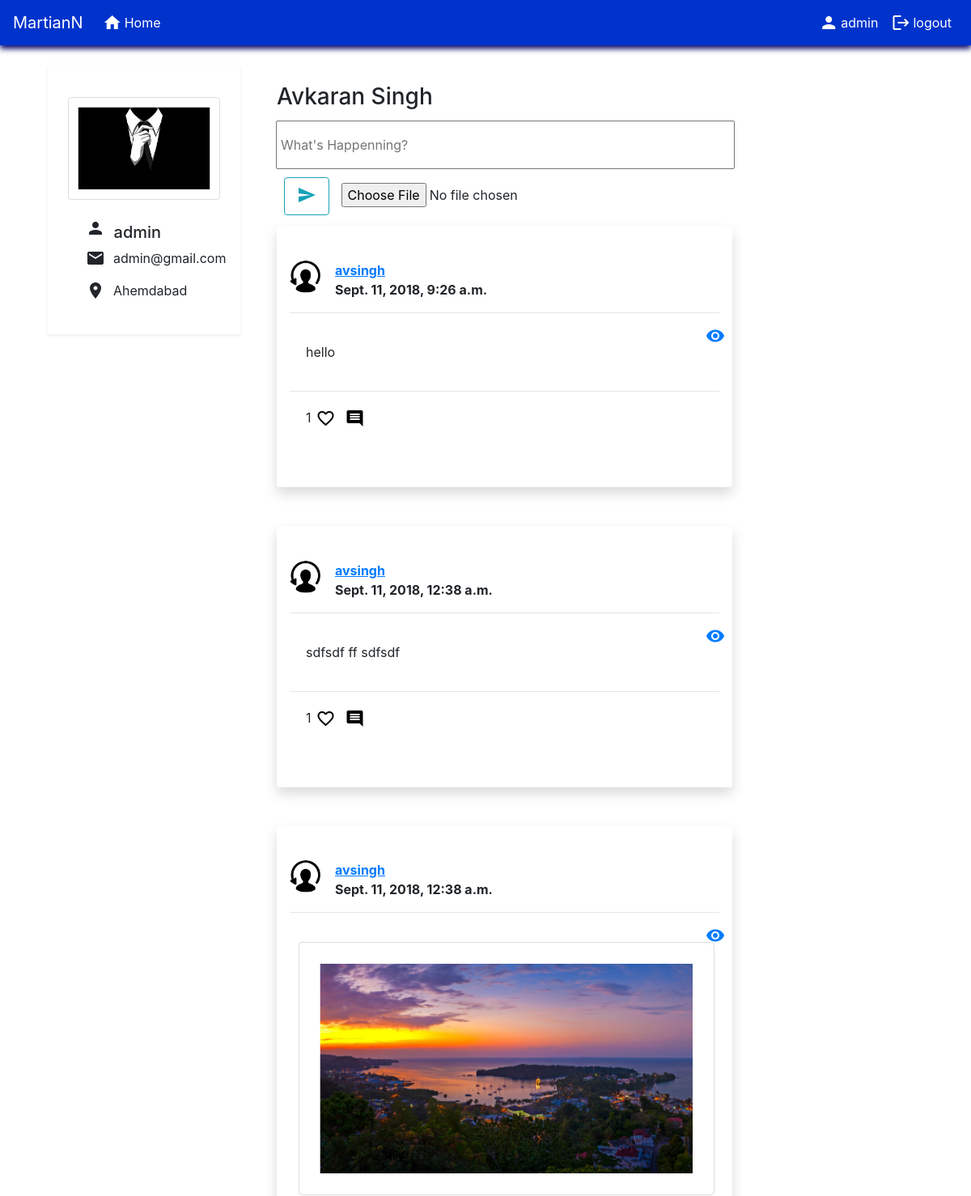
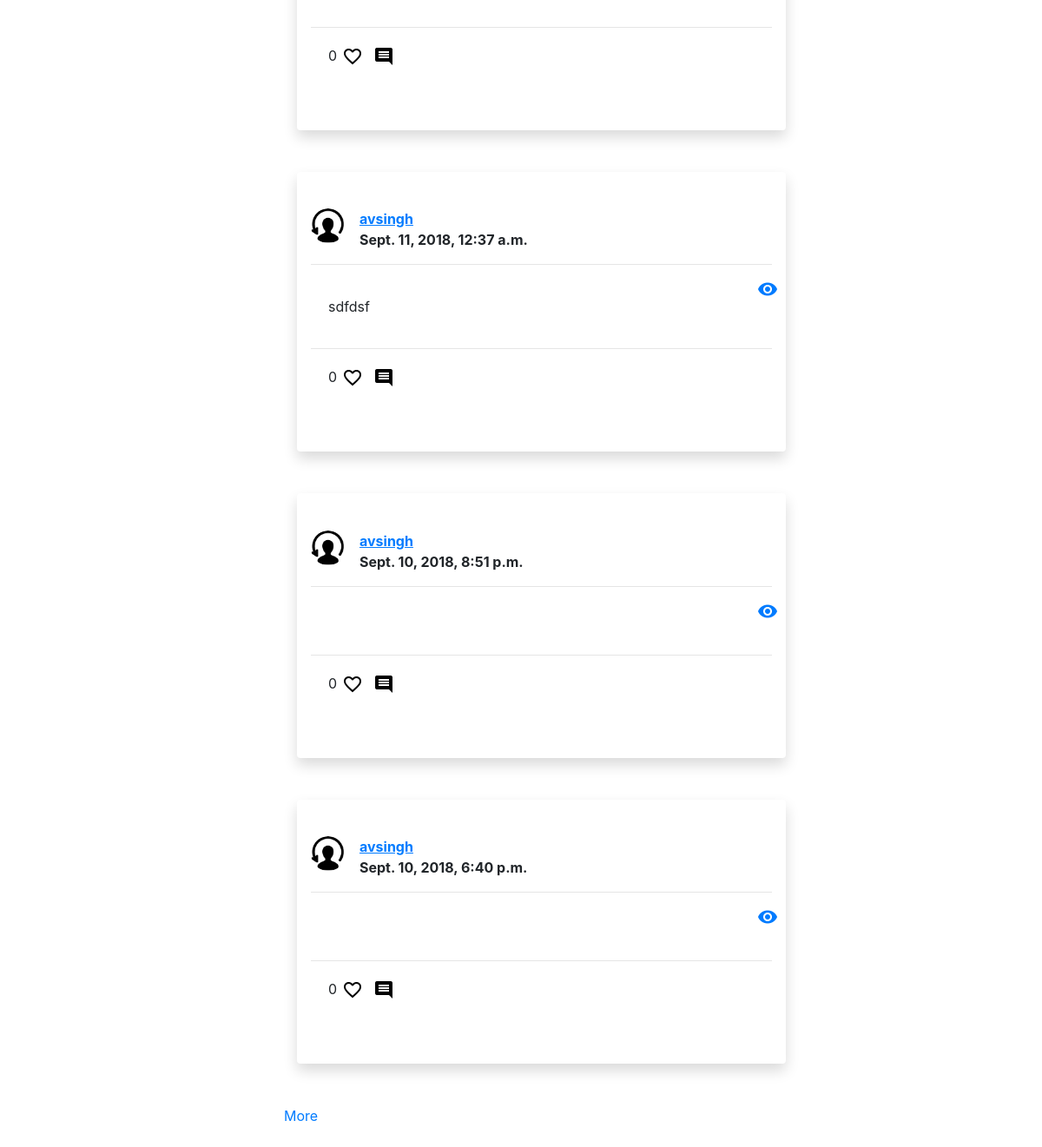
Page /Myprofile/ (signed in) on the earlier database version (2 pictures, top to bottom).
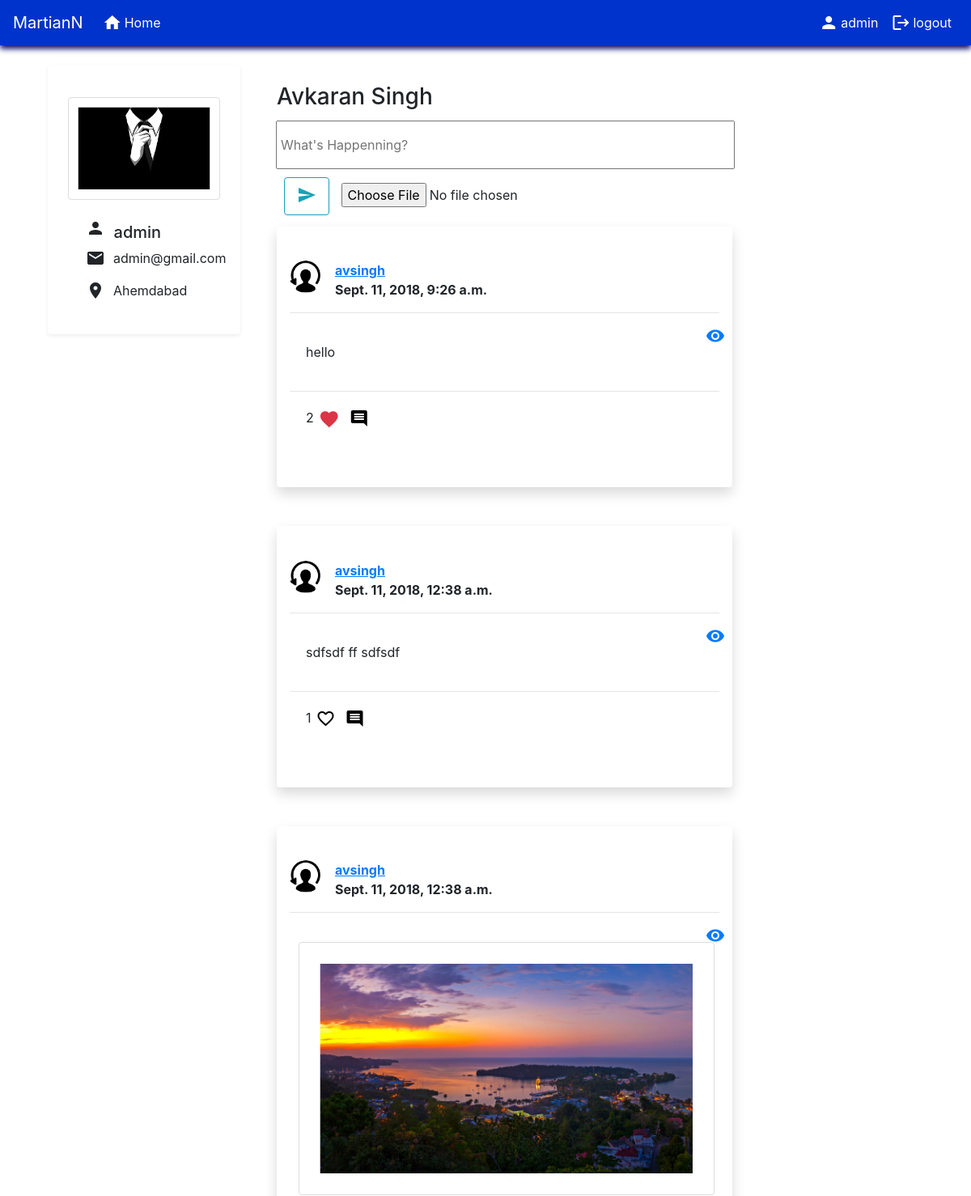
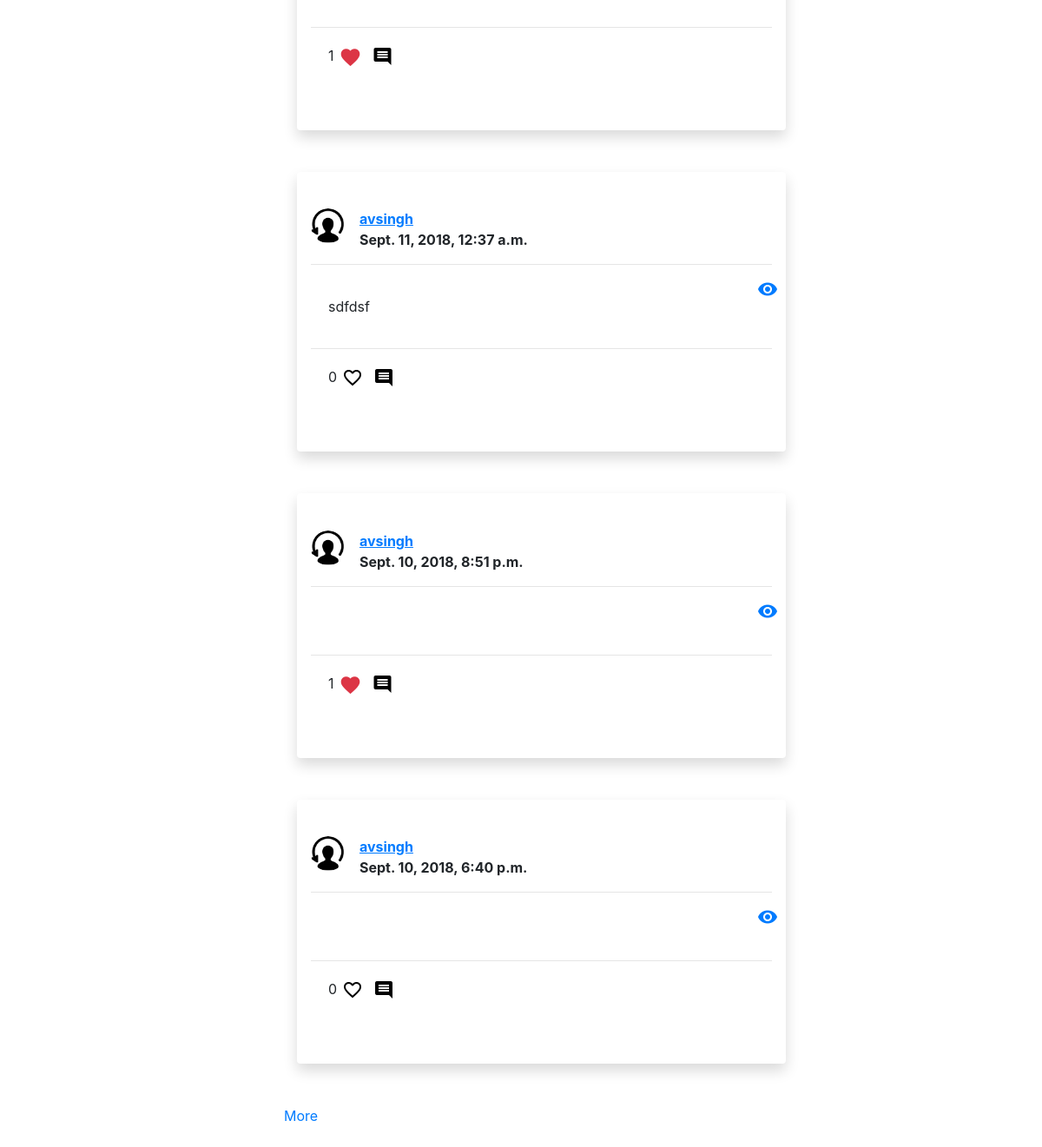
Same page on the later database version (2 pictures, top to bottom).
### accounts/models.py (models this page shows)
class UserProfile(models.Model):
    user = models.OneToOneField(User, on_delete=models.CASCADE)
    profile_pic = models.FileField(upload_to='upload_location',   default='/media/profile.png')
    description = models.CharField(max_length=100, default='',null=True)
    city = models.CharField(max_length=100,default='',null=True)
    dob = models.DateField(("DOB"), default=datetime.date.today)
    mobile = models.IntegerField(default=0)

### Myprofile/models.py (models this page shows)
class Post(models.Model):
    user = models.ForeignKey(User, on_delete=models.CASCADE)
    image = models.FileField(upload_to='upload_location',
            null=True,
            blank=True,)
    height_field = models.IntegerField(default=0, null=True)
    width_field = models.IntegerField(default=0, null = True)
    post =  models.TextField(null=True,blank=True)
    likee = models.IntegerField(default=0)
    date = models.DateTimeField(default=datetime.now,blank=True)

### Myprofile/views.py (the view)
def HomeView (request):
    template_name = 'home/home.html'
    userinfo = UserProfile.objects.all().filter(user=request.user)
    print(userinfo[0])
    if request.user.is_authenticated:
        if request.method == 'POST':
            form = HomeForm(request.POST, request.FILES)
            postcommenting = PostsData(request.POST)
            if form.is_valid():
                post =  form.save(commit=False)
                if form.cleaned_data["image"] is None and form.cleaned_data["post"]=='':
                    return HttpResponseRedirect(request.META.get('HTTP_REFERER'))
                post.user = request.user
                post.save()
                print(post.image)
                form = HomeForm()
                return redirect('/Myprofile')
            args = {'form': form, 'postcommenting':postcommenting}
            return render(request, template_name, args)
        else:
            form = HomeForm()
            postcommenting = PostsData()
            posts = Post.objects.all()
            comments = Comments.objects.all()
            likepost = Like.objects.all().filter(user=request.user)
            like = []
            for i in likepost:
                if i.post in posts:
                    like.append(get_object_or_404(Post,pk=i.post.id))
                    print("hh bhai")
                else:
                    print("nhi hh bro")
            print(like)
            posts=posts[::-1]
            page = request.GET.get('page', 1)
            paginator = Paginator(posts, 6)
            try:
                posts = paginator.page(page)
            except PageNotAnInteger:
                posts = paginator.page(1)
            except EmptyPage:
                posts = paginator.page(paginator.num_pages)
            print(userinfo)
            args =  {'form':form,'postcommenting':postcommenting,'posts':posts, 'comments':comments, 'userinfo':userinfo[0],'like':like}
            return render(request, template_name,args)
    else:
        return redirect('/')

### Myprofile/forms.py
class HomeForm(forms.ModelForm):
    class Meta:
        model = Post
        fields = ('post','image',)

class PostsData(forms.ModelForm):
    comment = forms.CharField()
    class Meta:
        model = Comments
        fields = ('comment',)

### Myprofile/templates/home/home.html (shortened to what this page needs)
{% extends 'base.html' %}
{% block content %}
    <div class="row" style="margin:2%;">
        <div class="container  col col-sm-3  " >
                <div class="shadow-sm p-3 mb-5 bg-white rounded" style="margin-left:20px;">
                <div class="media row" >
                        <img class="mr-3" style="width:80%;
                        border: 1px solid #ddd;
                        border-radius: 4px;
                        padding: 5px;
                        opacity:1;
                        padding:5%; margin:10%;display:inline;" src="{{ MEDIA_URL }}{{userinfo.profile_pic}}" >
                </div>
                <div class="row center-align"  style="margin-left:15%;  width:100%;">
                    <h5><i class="material-icons">person</i>&nbsp;&nbsp;{{request.user.username}}</h5>
                </div>
                <div class="row center-align" style="margin-left:15%;  width:100%;">
                   <i class="material-icons" style="margin-bottom:10px;margin-right:10px;">email</i><p>{{request.user.email}}</p>
                </div>
                <div class="row center-align" style="margin-left:15%;  width:100%;">
                      <p>  <i class="material-icons" style="margin-bottom:10px;margin-right:10px;">location_on
                        </i><p>{{userinfo.city}}</p></p>
                </div>
            </div>
        </div>
        <div class="col col-sm-9" style="margin-top:2%;">
            <div class="container" >
            <h3>Avkaran Singh</h3>
                    <div class="row">
                            <form style="width:69%; padding:4px; margin-left:10px;" enctype="multipart/form-data" action="{% url 'Myprofile' %}" method="POST">
                                <input style="width:100%;height:60px; padding:4px;" value="" placeholder="What's Happenning?" type="text" name="post" id="id_post">
                                <button   class="btn btn-outline-info" type="submit"  style="margin:10px;" name="action">
                                        <i class="material-icons " style="margin:3px;">send</i>
                                </button>
                                <input type="file" name="image" id="id_image" size="60">
                            </form>
                    </div>
            </div>
            <div class="infinite-container">
                {% for post in posts %}
                    <div class="infinite-item container post_detail "  >
                        <div class="shadow p-3 mb-5 bg-white rounded" style="width:70%;">
                            <div class="media  user_info" style="margin-top:5%;">
                                    <img class="mr-3" style="width:40px; border-radius: 50%;" >
                                    <b><a href="{{posts.user.username}}"><u>{{post.user.username}}</u></a><br/>{{post.date}}</b>
                            </div>
                            <hr/>
                            <div class="row ">
                                <div class="col-sm-11">
                                        <p style="margin:20px; padding:0px;">
                                                {{post.post}}
                                                {% if post.image %}
                                                    <div class="media row" >
                                                        <img class="mr-3" style="width:100%;
                                                        border: 1px solid #ddd;
                                                        border-radius: 4px;
                                                        padding: 5px;
                                                        opacity:1;
                                                        padding:5%; margin-left:5%;display:inline;" src="{{ MEDIA_URL }}{{post.image}}" >
                                                    </div>
                                                    {% endif %}
                                         </p>
                                </div>
                                <div class="col-sm-1">
                                        <p>
                                                <a href="{% url 'viewpost' post.id%}" ><i class="material-icons ">visibility</i></a>
                                        </p>
                                </div>
                            </div>
                            <hr/>
                            <div class="row" style="margin:20px; padding:0px;">
                                    <p style="font-size:16px;">{{post.likee}}</p>
                                            <form id="likes" action="{% url 'likepost' post.id %}" method="POST">
                                                    {% if not post in like %}
                                                    <button type="submit" name="post_id" value="{{posts.likee}}" style="background:#fff; border:#fff;">
                                                        <i class="material-icons ">favorite_border</i>
                                                    </button>
                                                    {% else %}
                                                    <button type="submit" name="post_id" value="{{posts.likee}}" style="background:#fff; border:#fff;">
                                                        <i class="material-icons text-danger" style="font-size:26px;">favorite</i>
                                                    </button>
                                                    {%endif%}
                                            </form>
                                    <div style="margin-bottom:30px; margin-left:px;">
                                        <button type="submit" data-toggle="collapse" data-target="#demo" name="post_id" value="{{posts.likee}}" style="cursor:pointer;background:#fff; border:#fff;">
                                            <i class="material-icons " >
                                            </i>
                                        </button>
                                    </div>
                            </div>
                        </div>
                    </div>
                {% endfor %}
            </div>
              {% if posts.has_next %}
                <a class="infinite-more-link" href="?page={{ posts.next_page_number }}">More</a>
              {% endif %}
        </div>
    </div>
{% endblock %}

### accounts/templates/base.html (shortened to what this page needs)
<!doctype html>
<html lang="en">
  <head>
    <link rel="stylesheet" href="https://stackpath.bootstrapcdn.com/bootstrap/4.1.3/css/bootstrap.min.css">
      <nav class="navbar navbar-expand-lg ">
          <a class="navbar-brand navi" href="#">MartianN</a>
          <div class="collapse navbar-collapse" id="navbarNav">
            <ul class="navbar-nav mr-auto">
                <li class="nav-item">
                    <a class="nav-link navi"  href="/"><i class="material-icons" style="margin-right:3px;margin-bottom:0px;">home</i>Home</a>
              </li>
            </ul>
             <ul class="nav navbar-nav navbar-right">
               {% if request.user.is_authenticated %}
                <li class="nav-item">
                  <a class="nav-link navi" href="/Myprofile"><i class="material-icons" style="margin-right:3px;margin-bottom:0px;">person</i> {{request.user}}</a>
                </li>
                <li class="nav-item">
                    <a class="nav-link navi" href="/logout"><i class="material-icons" style="margin-right:3px;margin-bottom:0px;">logout</i></span> logout</a>
                  </li>
                 {% endif%}
            </ul>
          </div>
        </nav>
  </head>
  <body>
    {% block content %}
    {% endblock %}
    {% load static %}
  </body>
</html>

### accounts/templates/base.html (style rules this page uses)
.navbar { background:#0033CC; box-shadow: 0px 4px 7px #000066, 0px 1px 20px 1px #fff; width:100%; }
.navi { color: #fff; font-weight:400; display:inline-flex; }

Differences in the rows shown:
changed Post "Sept. 11, 2018, 9:26 a.m.": likee "1" → "2"
changed Post (number 3 of 6 on the later page): likee "0" → "1"
changed Post "Sept. 10, 2018, 8:51 p.m.": likee "0" → "1"
